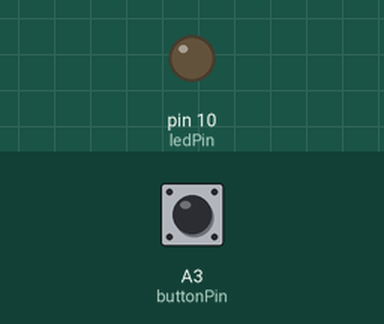
Simulated run of this sketch. Board: Arduino Uno, built with avr-gcc and run on an emulated ATmega328P. Shown: output pins drawn as LEDs (lit = HIGH). The inputs (shaded band) are chosen by the test bench; at power-on: A3 (buttonPin) LOW.

Above: at 1.8 s.
1.9 s: A3 (buttonPin) pulled HIGH for 0.6 s
At 2.4 s:
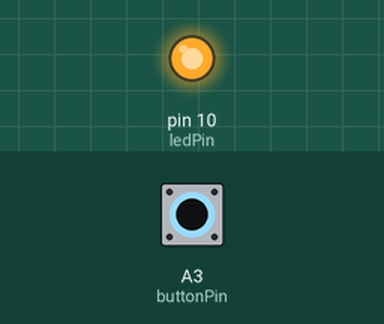
4.0 s: A3 (buttonPin) pulled HIGH for 1 s
At 5.2 s:
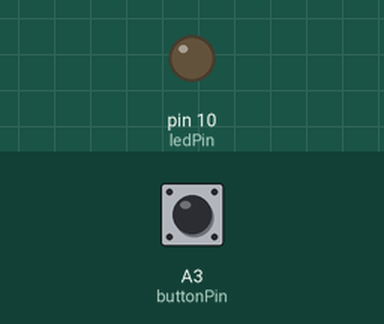
6.5 s: A3 (buttonPin) pulled HIGH for 3.2 s
At 7.1 s:
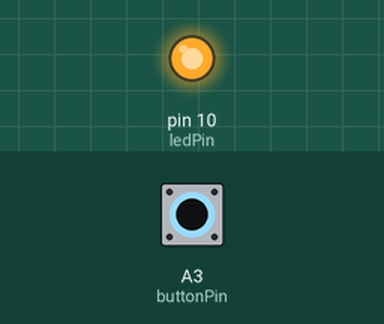
Timing chart, 0 to 9.5 s (numbered marks = the images above; inputs shaded):
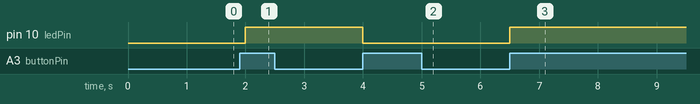

The sketch:

08_toggle_led.ino
```cpp
int ledState = 0;
int ledPin = 10;
int buttonPin = A3;
int buttonNew;
int buttonOld = 1;
int pause = 500;

void setup() {
  // put your setup code here, to run once:
  Serial.begin(9600);
  pinMode(ledPin,OUTPUT);
  pinMode(buttonPin,INPUT);
}

void loop() {
  // put your main code here, to run repeatedly:
  buttonNew = digitalRead(buttonPin);
  if(buttonOld == 0 && buttonNew == 1){
    if(ledState == 0){
      digitalWrite(ledPin,HIGH);
      ledState = 1;
    }else{
      digitalWrite(ledPin,LOW);
      ledState = 0;
    }
  }
  buttonOld = buttonNew;
  delay(pause);
}
```

Measured:
- after the input at 1.9 s, pin 10 (ledPin): LOW → HIGH after 0.10 s
- after the input at 4.0 s, pin 10 (ledPin): HIGH → LOW at once
- after the input at 6.5 s, pin 10 (ledPin): LOW → HIGH at once
